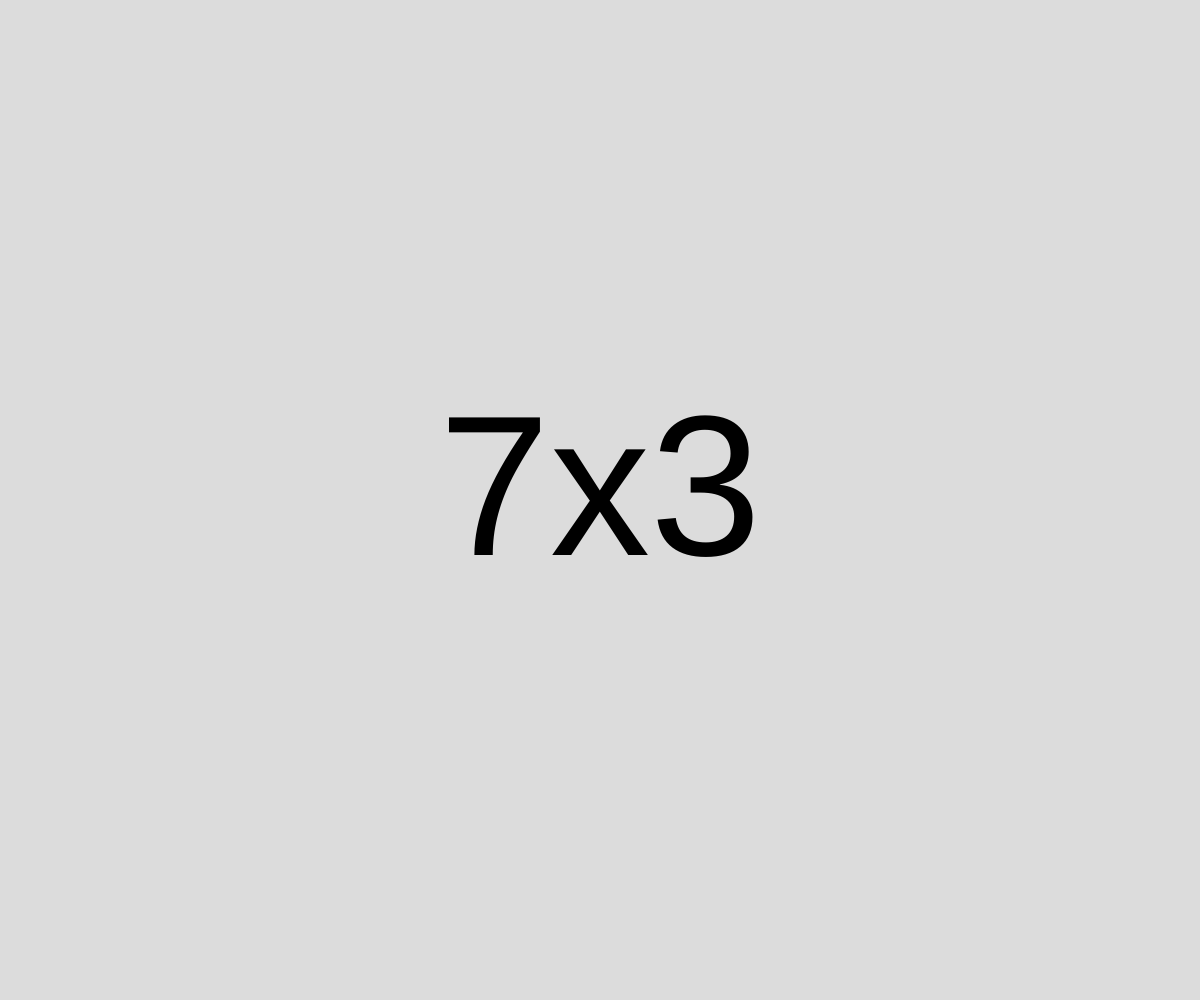
Frame 1 (no input)
Frame 60 (no input): identical to frame 1, image omitted
Frame 120 (the mouse pressed at the canvas centre since frame 60): identical to frame 1, image omitted

The p5.js sketch that drew this single still picture (run headless with seeded random() and noise() and a simulated clock; from frame 60 on, the mouse is pressed at the canvas centre):

// p5.js sketch
// ── sketch.js
let x, y;

function setup() {
    createCanvas(windowWidth, windowHeight);

    background(220);
    x = random([2, 3, 4, 5, 6, 7, 8, 9]);
    y = random([2, 3, 4, 5, 6, 7, 8, 9]);


}

function draw() {
    background(220);

    push();
    fill(0);
    noStroke();
    textAlign(CENTER, CENTER);
    textSize(200);
    text(x + "x" + y, width / 2, height / 2);
    pop();

}

function mouseClicked() {
    x = random([2, 3, 4, 5, 6, 7, 8, 9]);
    y = random([2, 3, 4, 5, 6, 7, 8, 9]);
}
